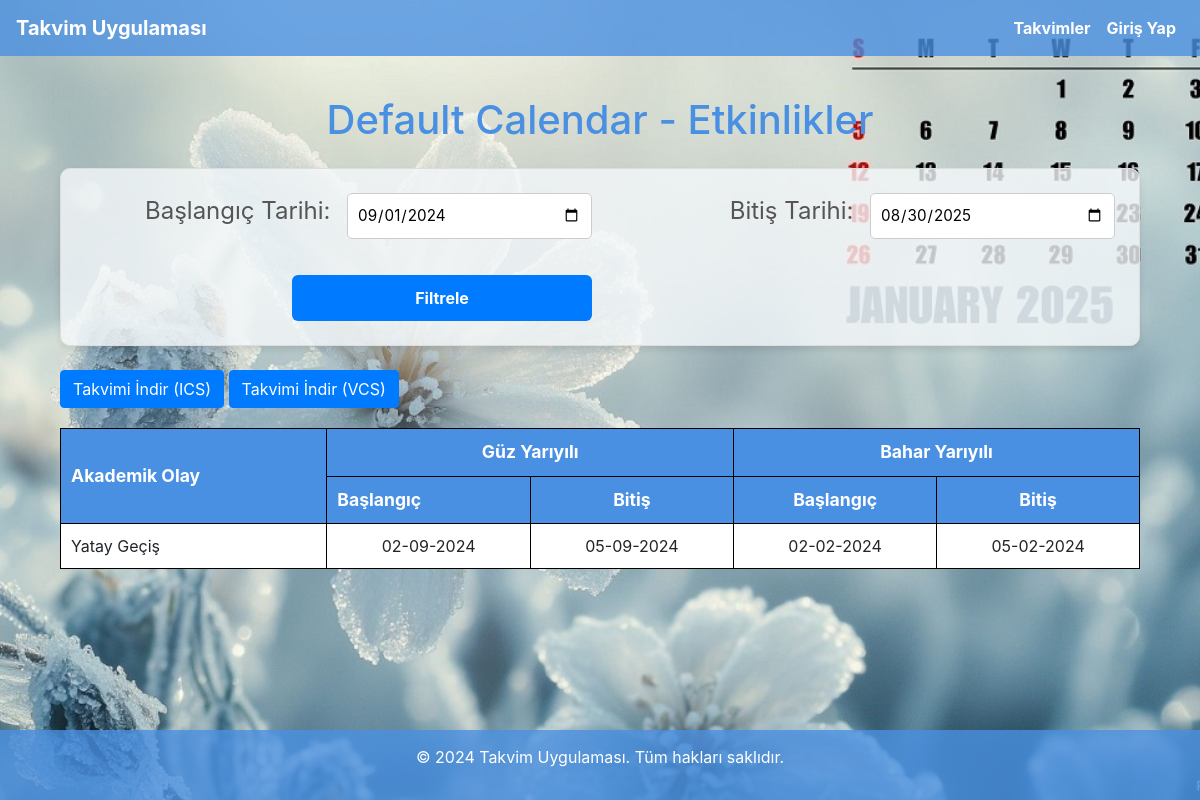
The app's page /calendar/1/ with its own data.
### calendar_app/models.py (models this page shows, shortened)
class Calendar(models.Model):
    name = models.CharField(max_length=100)

class Event(models.Model):
    SEMESTER_CHOICES = [
        ('Güz', 'Güz Yarıyılı'),
        ('Bahar', 'Bahar Yarıyılı'),
    ]
    title = models.CharField(max_length=100)
    start_date = models.DateTimeField(null=True, blank=True)  # Güz Yarıyılı Başlangıç Tarihi
    end_date= models.DateTimeField(null=True, blank=True)  # Güz Yarıyılı Bitiş Tarihi
    start_date_bahar = models.DateTimeField(null=True, blank=True)  # Bahar Yarıyılı Başlangıç Tarihi
    end_date_bahar = models.DateTimeField(null=True, blank=True)  # Bahar Yarıyılı Bitiş Tarihi
    calendar = models.ForeignKey(Calendar, related_name='events', on_delete=models.CASCADE)

### calendar_app/views.py (the view)
# urls.py: path('calendar/<int:calendar_id>/', event_list, name='event_list'),
def event_list(request, calendar_id):
    calendar = get_object_or_404(Calendar, id=calendar_id)
    start_date_str = request.GET.get('start_date')
    end_date_str = request.GET.get('end_date')
    if start_date_str and end_date_str:
        try:
            start_date = datetime.strptime(start_date_str, "%Y-%m-%d")
            end_date = datetime.strptime(end_date_str, "%Y-%m-%d")
        except ValueError:
            start_date = datetime(2024, 9, 1)
            end_date = datetime(2025, 8, 30)
    else:
        start_date = datetime(2024, 9, 1)
        end_date = datetime(2025, 8, 30)
    events = calendar.events.filter(
        Q(start_date__gte=start_date, start_date__lte=end_date) |
        Q(start_date__isnull=True)  # Allow events with no start date
    ).filter(
        Q(end_date__lte=end_date, end_date__gte=start_date) |
        Q(end_date__isnull=True)  # Allow events with no end date
    ).order_by('start_date')
    context = {
        'calendar': calendar,
        'events': events,
        'start_date': start_date.strftime("%Y-%m-%d"),
        'end_date': end_date.strftime("%Y-%m-%d"),
    }
    return render(request, 'event_list.html', context)

### calendar_app/templates/event_list.html (shortened to what this page needs)
{% extends 'base.html' %}
{% block content %}
  <div class="container">
    <h1 class="calendar-title">{{ calendar.name }} - Etkinlikler</h1>
    <form method="get" class="date-filter-form">
      <label for="start_date">Başlangıç Tarihi:</label>
      <input
          type="date"
          id="start_date"
          name="start_date"
          value="{{ start_date|default:'2024-09-01' }}">
      <label for="end_date">Bitiş Tarihi:</label>
      <input
          type="date"
          id="end_date"
          name="end_date"
          value="{{ end_date|default:'2025-08-30' }}">
      <button type="submit" class="btn btn-primary">Filtrele</button>
    </form>
    {% if not user.is_authenticated %}
      <a href="{% url 'export_calendar' calendar.id %}" class="btn btn-primary">Takvimi İndir (ICS)</a>
      <a href="{% url 'export_vcs_calendar' calendar.id %}" class="btn btn-primary">Takvimi İndir (VCS)</a>
    {% endif %}
    <table class="simple-table">
      <thead>
        <tr>
          <th rowspan="2">Akademik Olay</th>
          <th colspan="2">Güz Yarıyılı</th>
          <th colspan="2">Bahar Yarıyılı</th>
        </tr>
        <tr>
          <th>Başlangıç</th>
          <th>Bitiş</th>
          <th>Başlangıç</th>
          <th>Bitiş</th>
        </tr>
      </thead>
      <tbody>
        {% for event in events %}
          <tr>
            <td>{{ event.title }}</td>
            {% if event.start_date and not event.end_date %}
              <td colspan="2">{{ event.start_date|date:"d-m-Y"}}</td>
            {% elif event.start_date and event.end_date %}
              <td>{{ event.start_date|date:"d-m-Y" }}</td>
              <td>{{ event.end_date|date:"d-m-Y"}}</td>
            {% else %}
              <td colspan="2">-</td>
            {% endif %}
            {% if event.start_date_bahar and not event.end_date_bahar %}
              <td colspan="2">{{ event.start_date_bahar|date:"d-m-Y" }}</td>
            {% elif event.start_date_bahar and event.end_date_bahar %}
              <td>{{ event.start_date_bahar|date:"d-m-Y" }}</td>
              <td>{{ event.end_date_bahar|date:"d-m-Y" }}</td>
            {% else %}
              <td colspan="2">-</td>
            {% endif %}
          </tr>
        {% empty %}
          <tr>
            <td colspan="6">Bu tarihlerde hiçbir etkinlik bulunamadı.</td>
          </tr>
        {% endfor %}
      </tbody>
    </table>
  </div>
{% endblock %}

### calendar_app/CSS/style.css (style rules this page uses)
body { font-family: 'Arial', sans-serif; background-image: url('/media/bg.jpg'); background-size: cover; background-position: center center; background-attachment: fixed; color: #333; margin: 0; padding: 0; display: flex; flex-direction: column; align-items: center; justify-content: center; min-height: 100vh; background-color: rgba(240, 248, 255, 0.8); }
.container { flex: 1; padding: 20px; padding-bottom: 80px; max-width: 900px; }
h1 { text-align: center; margin-bottom: 20px; color: rgb(74, 144, 226); font-size: 36px; font-weight: 700; }
.btn-primary { background-color: #4a90e2; color: white; padding: 15px 25px; font-size: 18px; border-radius: 8px; text-decoration: none; display: inline-block; transition: background-color 0.3s; }
form { background-color: rgba(255, 255, 255, 0.8); padding: 20px; border-radius: 8px; box-shadow: 0 4px 8px rgba(0, 0, 0, 0.1); }
button, .btn { background-color: #4a90e2; border: none; padding: 12px 20px; font-size: 16px; color: white; border-radius: 5px; cursor: pointer; }
form button { margin-top: 20px; padding: 12px 24px; font-size: 1.1rem; font-weight: bold; color: #fff; background-color: #007bff; border: none; border-radius: 8px; cursor: pointer; width: 100%; max-width: 300px; transition: background-color 0.3s ease; }
.date-filter-form { display: grid; grid-template-columns: repeat(auto-fit, minmax(200px, 1fr)); gap: 1rem; margin: 1.5rem 0; padding: 1.5rem; background-color: rgba(244, 248, 251, 0.8); border: 1px solid #ddd; border-radius: 10px; box-shadow: 0 4px 6px rgba(0, 0, 0, 0.1); }
.date-filter-form label { font-size: 1.5rem; color: #555; margin-bottom: 0.5rem; justify-self: end; display: block; }
.date-filter-form input[type="date"] { padding: 0.6rem; font-size: 0.95rem; border: 1px solid #ccc; border-radius: 5px; background-color: #fff; transition: border-color 0.3s ease, box-shadow 0.3s ease; }
.date-filter-form button { padding: 0.7rem 1.5rem; font-size: 1rem; font-weight: bold; color: #fff; background-color: #007bff; border: none; border-radius: 6px; cursor: pointer; text-align: center; justify-self: end; grid-column: span 2; transition: background-color 0.3s ease, box-shadow 0.3s ease; }
.simple-table { width: 100%; border-collapse: collapse; margin-top: 20px; }
.simple-table th, .simple-table td { border: 1px solid #000; padding: 10px; text-align: center; vertical-align: middle; background-color: #ffffff; }
.simple-table th:first-child, .simple-table td:first-child { text-align: left; }
.simple-table th { background-color: rgba(74, 144, 226, 1); font-weight: bold; font-size: 1.1rem; color: white; }

### records on screen
Calendar: name "Default Calendar"
Event: title "Yatay Geçiş", start_date "02-09-2024", end_date "05-09-2024", start_date_bahar "02-02-2024", end_date_bahar "05-02-2024"
